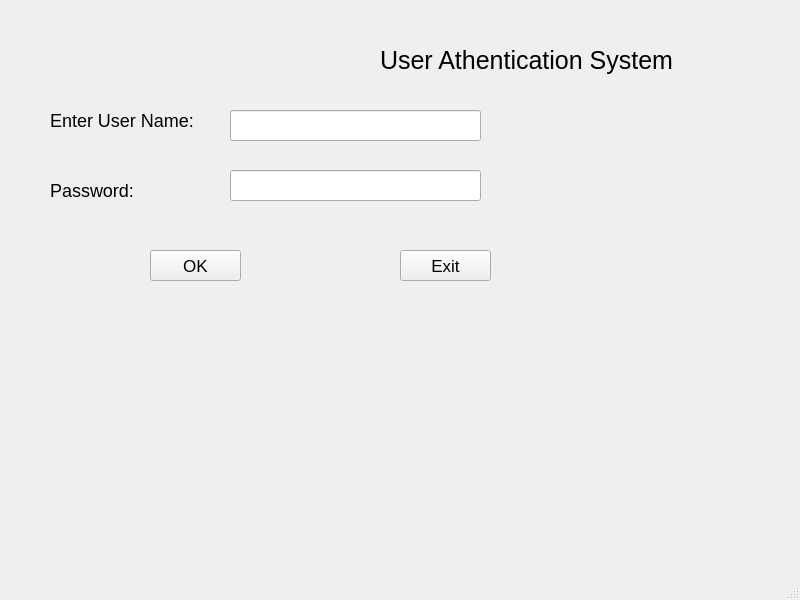
<?xml version="1.0" encoding="UTF-8"?>
<ui version="4.0">
 <class>MainWindow</class>
 <widget class="QMainWindow" name="MainWindow">
  <property name="geometry">
   <rect>
    <x>0</x>
    <y>0</y>
    <width>800</width>
    <height>600</height>
   </rect>
  </property>
  <property name="windowTitle">
   <string>MainWindow</string>
  </property>
  <widget class="QWidget" name="centralwidget">
   <widget class="QLabel" name="label">
    <property name="geometry">
     <rect>
      <x>380</x>
      <y>30</y>
      <width>331</width>
      <height>61</height>
     </rect>
    </property>
    <property name="styleSheet">
     <string notr="true">QLabel{
font-size: 25px;
}</string>
    </property>
    <property name="text">
     <string>User Athentication System</string>
    </property>
   </widget>
   <widget class="QLabel" name="label_2">
    <property name="geometry">
     <rect>
      <x>50</x>
      <y>100</y>
      <width>151</width>
      <height>41</height>
     </rect>
    </property>
    <property name="styleSheet">
     <string notr="true">QLabel{
font-size: 18px;
}</string>
    </property>
    <property name="text">
     <string>Enter User Name:</string>
    </property>
   </widget>
   <widget class="QLabel" name="label_3">
    <property name="geometry">
     <rect>
      <x>50</x>
      <y>170</y>
      <width>151</width>
      <height>41</height>
     </rect>
    </property>
    <property name="styleSheet">
     <string notr="true">QLabel{
font-size: 18px;
}</string>
    </property>
    <property name="text">
     <string>Password:</string>
    </property>
   </widget>
   <widget class="QLineEdit" name="lineEdit">
    <property name="geometry">
     <rect>
      <x>230</x>
      <y>110</y>
      <width>251</width>
      <height>31</height>
     </rect>
    </property>
    <property name="styleSheet">
     <string notr="true">QLineEdit{
font-size: 18px;
}</string>
    </property>
   </widget>
   <widget class="QLineEdit" name="lineEdit_2">
    <property name="geometry">
     <rect>
      <x>230</x>
      <y>170</y>
      <width>251</width>
      <height>31</height>
     </rect>
    </property>
    <property name="styleSheet">
     <string notr="true">QLineEdit{
font-size: 18px;
}</string>
    </property>
   </widget>
   <widget class="QPushButton" name="pushButton">
    <property name="geometry">
     <rect>
      <x>150</x>
      <y>250</y>
      <width>91</width>
      <height>31</height>
     </rect>
    </property>
    <property name="styleSheet">
     <string notr="true">QPushButton{
font-size: 17px;
}</string>
    </property>
    <property name="text">
     <string>OK</string>
    </property>
   </widget>
   <widget class="QPushButton" name="pushButton_2">
    <property name="geometry">
     <rect>
      <x>400</x>
      <y>250</y>
      <width>91</width>
      <height>31</height>
     </rect>
    </property>
    <property name="styleSheet">
     <string notr="true">QPushButton{
font-size: 17px;
}</string>
    </property>
    <property name="text">
     <string>Exit</string>
    </property>
   </widget>
  </widget>
  <widget class="QMenuBar" name="menubar">
   <property name="geometry">
    <rect>
     <x>0</x>
     <y>0</y>
     <width>800</width>
     <height>23</height>
    </rect>
   </property>
  </widget>
  <widget class="QStatusBar" name="statusbar"/>
 </widget>
 <resources/>
 <connections/>
</ui>
